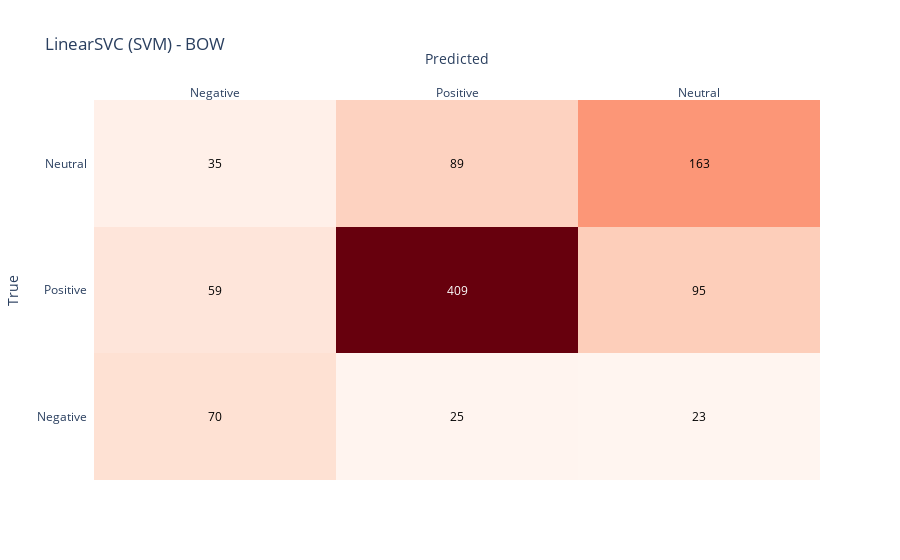

Notebook code cell kept with this figure:
### Code cell
# Compute confusion matrix for SVM with BoW Model
cm_svm_b = confusion_matrix(y_test_b, y_pred_svm_b)

# Define the labels
labels = ['Negative', 'Positive', 'Neutral']

# Create the confusion matrix as a list of lists
confusion_matrix_data = [
    [cm_svm_b[0, 0], cm_svm_b[0, 1], cm_svm_b[0, 2]],
    [cm_svm_b[1, 0], cm_svm_b[1, 1], cm_svm_b[1, 2]],
    [cm_svm_b[2, 0], cm_svm_b[2, 1], cm_svm_b[2, 2]]
]

# Create the confusion matrix plot using Plotly
fig = ff.create_annotated_heatmap(
    z=confusion_matrix_data,
    x=labels,
    y=labels,
    colorscale='Reds'
)

# Update layout
fig.update_layout(
    title='LinearSVC (SVM) - BOW',
    xaxis=dict(title='Predicted'),
    yaxis=dict(title='True')
)

# Show plot
fig.show()

### Figure 1 — Plotly figure (JSON) as saved in the notebook; plotly's stock layout.template omitted (floating-point values rounded to 4 significant figures)
{"data": [{"colorscale": [[0, "rgb(255,245,240)"], [0.125, "rgb(254,224,210)"], [0.25, "rgb(252,187,161)"], [0.375, "rgb(252,146,114)"], [0.5, "rgb(251,106,74)"], [0.625, "rgb(239,59,44)"], [0.75, "rgb(203,24,29)"], [0.875, "rgb(165,15,21)"], [1, "rgb(103,0,13)"]], "reversescale": false, "showscale": false, "type": "heatmap", "x": ["Negative", "Positive", "Neutral"], "y": ["Negative", "Positive", "Neutral"], "z": [[70, 25, 23], [59, 409, 95], [35, 89, 163]]}], "layout": {"annotations": [{"font": {"color": "#000000"}, "showarrow": false, "text": "70", "x": "Negative", "xref": "x", "y": "Negative", "yref": "y"}, {"font": {"color": "#000000"}, "showarrow": false, "text": "25", "x": "Positive", "xref": "x", "y": "Negative", "yref": "y"}, {"font": {"color": "#000000"}, "showarrow": false, "text": "23", "x": "Neutral", "xref": "x", "y": "Negative", "yref": "y"}, {"font": {"color": "#000000"}, "showarrow": false, "text": "59", "x": "Negative", "xref": "x", "y": "Positive", "yref": "y"}, {"font": {"color": "#FFFFFF"}, "showarrow": false, "text": "409", "x": "Positive", "xref": "x", "y": "Positive", "yref": "y"}, {"font": {"color": "#000000"}, "showarrow": false, "text": "95", "x": "Neutral", "xref": "x", "y": "Positive", "yref": "y"}, {"font": {"color": "#000000"}, "showarrow": false, "text": "35", "x": "Negative", "xref": "x", "y": "Neutral", "yref": "y"}, {"font": {"color": "#000000"}, "showarrow": false, "text": "89", "x": "Positive", "xref": "x", "y": "Neutral", "yref": "y"}, {"font": {"color": "#000000"}, "showarrow": false, "text": "163", "x": "Neutral", "xref": "x", "y": "Neutral", "yref": "y"}], "title": {"text": "LinearSVC (SVM) - BOW"}, "xaxis": {"dtick": 1, "gridcolor": "rgb(0, 0, 0)", "side": "top", "ticks": "", "title": {"text": "Predicted"}}, "yaxis": {"dtick": 1, "ticks": "", "ticksuffix": "  ", "title": {"text": "True"}}}}
